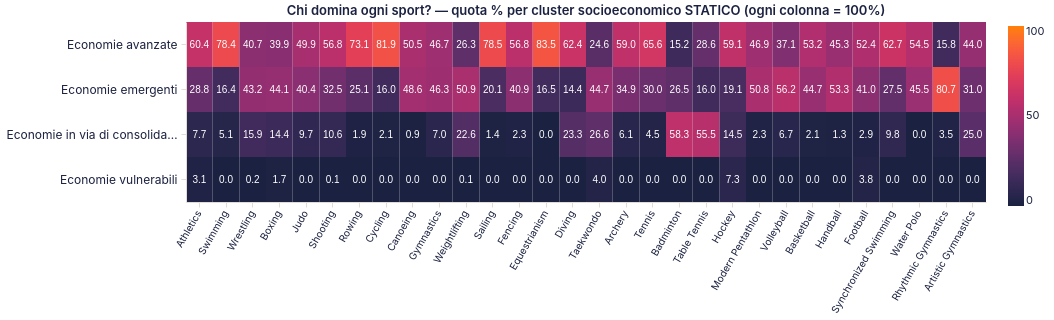

This figure's Vega-Lite source:
### Vega-Lite specification from a JSON file in a GitHub repository (floating-point values rounded to 4 significant figures)
{"$schema": "https://vega.github.io/schema/vega-lite/v5.20.1.json", "config": {"arc": {"fill": "#1b2140"}, "area": {"fill": "#1b2140", "fillOpacity": 0.15, "line": true}, "axis": {"domainColor": "#e2ddd4", "grid": true, "gridColor": "#e2ddd4", "gridWidth": 0.6, "labelAngle": 0, "labelColor": "#1b2140", "labelFont": "Inter, system-ui, -apple-system, BlinkMacSystemFont, 'Segoe UI', Roboto, sans-serif", "labelFontSize": 12, "labelFontWeight": 400, "labelPadding": 4, "tickColor": "#e2ddd4", "tickSize": 5, "titleColor": "#1b2140", "titleFont": "Inter, system-ui, -apple-system, BlinkMacSystemFont, 'Segoe UI', Roboto, sans-serif", "titleFontSize": 12, "titleFontWeight": 600}, "axisBand": {"grid": false}, "background": "transparent", "bar": {"fill": "#1b2140"}, "legend": {"labelColor": "#1b2140", "labelFont": "Inter, system-ui, -apple-system, BlinkMacSystemFont, 'Segoe UI', Roboto, sans-serif", "labelFontSize": 11, "padding": 4, "symbolType": "circle", "titleColor": "#1b2140", "titleFont": "Inter, system-ui, -apple-system, BlinkMacSystemFont, 'Segoe UI', Roboto, sans-serif", "titleFontSize": 12}, "line": {"stroke": "#1b2140", "strokeWidth": 2}, "mark": {"color": "#1b2140"}, "path": {"stroke": "#1b2140"}, "point": {"fill": "#1b2140", "filled": true}, "range": {"category": ["#1b2140", "#ff8009", "#9a0641", "#ffe34a", "#e7b6af", "#0088b0", "#e03830"]}, "rect": {"fill": "#1b2140"}, "shape": {"stroke": "#1b2140"}, "symbol": {"fill": "#1b2140"}, "title": {"anchor": "middle", "color": "#1b2140", "font": "Inter, system-ui, -apple-system, BlinkMacSystemFont, 'Segoe UI', Roboto, sans-serif", "fontSize": 13, "fontWeight": 600, "subtitleColor": "#1b2140", "subtitleFont": "Inter, system-ui, -apple-system, BlinkMacSystemFont, 'Segoe UI', Roboto, sans-serif"}, "view": {"continuousHeight": 300, "continuousWidth": 400, "fill": null, "stroke": null}}, "data": {"name": "data-d4f77821b7f784e88cecb1214688228e"}, "datasets": {"data-d4f77821b7f784e88cecb1214688228e": [{"cluster_label": "Economie avanzate", "pct_dello_sport": 58.96, "sport": "Archery"}, {"cluster_label": "Economie emergenti", "pct_dello_sport": 34.91, "sport": "Archery"}, {"cluster_label": "Economie in via di consolidamento", "pct_dello_sport": 6.132, "sport": "Archery"}, {"cluster_label": "Economie vulnerabili", "pct_dello_sport": 0.0, "sport": "Archery"}, {"cluster_label": "Economie avanzate", "pct_dello_sport": 44.05, "sport": "Artistic Gymnastics"}, {"cluster_label": "Economie emergenti", "pct_dello_sport": 30.95, "sport": "Artistic Gymnastics"}, {"cluster_label": "Economie in via di consolidamento", "pct_dello_sport": 25.0, "sport": "Artistic Gymnastics"}, {"cluster_label": "Economie vulnerabili", "pct_dello_sport": 0.0, "sport": "Artistic Gymnastics"}, {"cluster_label": "Economie avanzate", "pct_dello_sport": 60.36, "sport": "Athletics"}, {"cluster_label": "Economie emergenti", "pct_dello_sport": 28.82, "sport": "Athletics"}, {"cluster_label": "Economie in via di consolidamento", "pct_dello_sport": 7.744, "sport": "Athletics"}, {"cluster_label": "Economie vulnerabili", "pct_dello_sport": 3.078, "sport": "Athletics"}, {"cluster_label": "Economie avanzate", "pct_dello_sport": 15.15, "sport": "Badminton"}, {"cluster_label": "Economie emergenti", "pct_dello_sport": 26.52, "sport": "Badminton"}, {"cluster_label": "Economie in via di consolidamento", "pct_dello_sport": 58.33, "sport": "Badminton"}, {"cluster_label": "Economie vulnerabili", "pct_dello_sport": 0.0, "sport": "Badminton"}, {"cluster_label": "Economie avanzate", "pct_dello_sport": 53.19, "sport": "Basketball"}, {"cluster_label": "Economie emergenti", "pct_dello_sport": 44.68, "sport": "Basketball"}, {"cluster_label": "Economie in via di consolidamento", "pct_dello_sport": 2.128, "sport": "Basketball"}, {"cluster_label": "Economie vulnerabili", "pct_dello_sport": 0.0, "sport": "Basketball"}, {"cluster_label": "Economie avanzate", "pct_dello_sport": 39.88, "sport": "Boxing"}, {"cluster_label": "Economie emergenti", "pct_dello_sport": 44.07, "sport": "Boxing"}, {"cluster_label": "Economie in via di consolidamento", "pct_dello_sport": 14.36, "sport": "Boxing"}, {"cluster_label": "Economie vulnerabili", "pct_dello_sport": 1.695, "sport": "Boxing"}, {"cluster_label": "Economie avanzate", "pct_dello_sport": 50.47, "sport": "Canoeing"}, {"cluster_label": "Economie emergenti", "pct_dello_sport": 48.58, "sport": "Canoeing"}, {"cluster_label": "Economie in via di consolidamento", "pct_dello_sport": 0.9494, "sport": "Canoeing"}, {"cluster_label": "Economie vulnerabili", "pct_dello_sport": 0.0, "sport": "Canoeing"}, {"cluster_label": "Economie avanzate", "pct_dello_sport": 81.89, "sport": "Cycling"}, {"cluster_label": "Economie emergenti", "pct_dello_sport": 16.02, "sport": "Cycling"}, {"cluster_label": "Economie in via di consolidamento", "pct_dello_sport": 2.089, "sport": "Cycling"}, {"cluster_label": "Economie vulnerabili", "pct_dello_sport": 0.0, "sport": "Cycling"}, {"cluster_label": "Economie avanzate", "pct_dello_sport": 62.38, "sport": "Diving"}, {"cluster_label": "Economie emergenti", "pct_dello_sport": 14.36, "sport": "Diving"}, {"cluster_label": "Economie in via di consolidamento", "pct_dello_sport": 23.27, "sport": "Diving"}, {"cluster_label": "Economie vulnerabili", "pct_dello_sport": 0.0, "sport": "Diving"}, {"cluster_label": "Economie avanzate", "pct_dello_sport": 83.49, "sport": "Equestrianism"}, {"cluster_label": "Economie emergenti", "pct_dello_sport": 16.51, "sport": "Equestrianism"}, {"cluster_label": "Economie in via di consolidamento", "pct_dello_sport": 0.0, "sport": "Equestrianism"}, {"cluster_label": "Economie vulnerabili", "pct_dello_sport": 0.0, "sport": "Equestrianism"}, {"cluster_label": "Economie avanzate", "pct_dello_sport": 56.77, "sport": "Fencing"}, {"cluster_label": "Economie emergenti", "pct_dello_sport": 40.88, "sport": "Fencing"}, {"cluster_label": "Economie in via di consolidamento", "pct_dello_sport": 2.348, "sport": "Fencing"}, {"cluster_label": "Economie vulnerabili", "pct_dello_sport": 0.0, "sport": "Fencing"}, {"cluster_label": "Economie avanzate", "pct_dello_sport": 52.38, "sport": "Football"}, {"cluster_label": "Economie emergenti", "pct_dello_sport": 40.95, "sport": "Football"}, {"cluster_label": "Economie in via di consolidamento", "pct_dello_sport": 2.857, "sport": "Football"}, {"cluster_label": "Economie vulnerabili", "pct_dello_sport": 3.81, "sport": "Football"}, {"cluster_label": "Economie avanzate", "pct_dello_sport": 46.68, "sport": "Gymnastics"}, {"cluster_label": "Economie emergenti", "pct_dello_sport": 46.34, "sport": "Gymnastics"}, {"cluster_label": "Economie in via di consolidamento", "pct_dello_sport": 6.974, "sport": "Gymnastics"}, {"cluster_label": "Economie vulnerabili", "pct_dello_sport": 0.0, "sport": "Gymnastics"}, {"cluster_label": "Economie avanzate", "pct_dello_sport": 45.33, "sport": "Handball"}, {"cluster_label": "Economie emergenti", "pct_dello_sport": 53.33, "sport": "Handball"}, {"cluster_label": "Economie in via di consolidamento", "pct_dello_sport": 1.333, "sport": "Handball"}, {"cluster_label": "Economie vulnerabili", "pct_dello_sport": 0.0, "sport": "Handball"}, {"cluster_label": "Economie avanzate", "pct_dello_sport": 59.09, "sport": "Hockey"}, {"cluster_label": "Economie emergenti", "pct_dello_sport": 19.09, "sport": "Hockey"}, {"cluster_label": "Economie in via di consolidamento", "pct_dello_sport": 14.55, "sport": "Hockey"}, {"cluster_label": "Economie vulnerabili", "pct_dello_sport": 7.273, "sport": "Hockey"}, {"cluster_label": "Economie avanzate", "pct_dello_sport": 49.92, "sport": "Judo"}, {"cluster_label": "Economie emergenti", "pct_dello_sport": 40.38, "sport": "Judo"}, {"cluster_label": "Economie in via di consolidamento", "pct_dello_sport": 9.703, "sport": "Judo"}, {"cluster_label": "Economie vulnerabili", "pct_dello_sport": 0.0, "sport": "Judo"}, {"cluster_label": "Economie avanzate", "pct_dello_sport": 46.92, "sport": "Modern Pentathlon"}, {"cluster_label": "Economie emergenti", "pct_dello_sport": 50.77, "sport": "Modern Pentathlon"}, {"cluster_label": "Economie in via di consolidamento", "pct_dello_sport": 2.308, "sport": "Modern Pentathlon"}, {"cluster_label": "Economie vulnerabili", "pct_dello_sport": 0.0, "sport": "Modern Pentathlon"}, {"cluster_label": "Economie avanzate", "pct_dello_sport": 15.79, "sport": "Rhythmic Gymnastics"}, {"cluster_label": "Economie emergenti", "pct_dello_sport": 80.7, "sport": "Rhythmic Gymnastics"}, {"cluster_label": "Economie in via di consolidamento", "pct_dello_sport": 3.509, "sport": "Rhythmic Gymnastics"}, {"cluster_label": "Economie vulnerabili", "pct_dello_sport": 0.0, "sport": "Rhythmic Gymnastics"}, {"cluster_label": "Economie avanzate", "pct_dello_sport": 73.07, "sport": "Rowing"}, {"cluster_label": "Economie emergenti", "pct_dello_sport": 25.06, "sport": "Rowing"}, {"cluster_label": "Economie in via di consolidamento", "pct_dello_sport": 1.87, "sport": "Rowing"}, {"cluster_label": "Economie vulnerabili", "pct_dello_sport": 0.0, "sport": "Rowing"}, {"cluster_label": "Economie avanzate", "pct_dello_sport": 78.53, "sport": "Sailing"}, {"cluster_label": "Economie emergenti", "pct_dello_sport": 20.07, "sport": "Sailing"}, {"cluster_label": "Economie in via di consolidamento", "pct_dello_sport": 1.396, "sport": "Sailing"}, {"cluster_label": "Economie vulnerabili", "pct_dello_sport": 0.0, "sport": "Sailing"}, {"cluster_label": "Economie avanzate", "pct_dello_sport": 56.76, "sport": "Shooting"}, {"cluster_label": "Economie emergenti", "pct_dello_sport": 32.48, "sport": "Shooting"}, {"cluster_label": "Economie in via di consolidamento", "pct_dello_sport": 10.64, "sport": "Shooting"}, {"cluster_label": "Economie vulnerabili", "pct_dello_sport": 0.1109, "sport": "Shooting"}, {"cluster_label": "Economie avanzate", "pct_dello_sport": 78.41, "sport": "Swimming"}, {"cluster_label": "Economie emergenti", "pct_dello_sport": 16.44, "sport": "Swimming"}, {"cluster_label": "Economie in via di consolidamento", "pct_dello_sport": 5.145, "sport": "Swimming"}, {"cluster_label": "Economie vulnerabili", "pct_dello_sport": 0.0, "sport": "Swimming"}, {"cluster_label": "Economie avanzate", "pct_dello_sport": 62.75, "sport": "Synchronized Swimming"}, {"cluster_label": "Economie emergenti", "pct_dello_sport": 27.45, "sport": "Synchronized Swimming"}, {"cluster_label": "Economie in via di consolidamento", "pct_dello_sport": 9.804, "sport": "Synchronized Swimming"}, {"cluster_label": "Economie vulnerabili", "pct_dello_sport": 0.0, "sport": "Synchronized Swimming"}, {"cluster_label": "Economie avanzate", "pct_dello_sport": 28.57, "sport": "Table Tennis"}, {"cluster_label": "Economie emergenti", "pct_dello_sport": 15.97, "sport": "Table Tennis"}, {"cluster_label": "Economie in via di consolidamento", "pct_dello_sport": 55.46, "sport": "Table Tennis"}, {"cluster_label": "Economie vulnerabili", "pct_dello_sport": 0.0, "sport": "Table Tennis"}, {"cluster_label": "Economie avanzate", "pct_dello_sport": 24.62, "sport": "Taekwondo"}, {"cluster_label": "Economie emergenti", "pct_dello_sport": 44.72, "sport": "Taekwondo"}, {"cluster_label": "Economie in via di consolidamento", "pct_dello_sport": 26.63, "sport": "Taekwondo"}, {"cluster_label": "Economie vulnerabili", "pct_dello_sport": 4.02, "sport": "Taekwondo"}, {"cluster_label": "Economie avanzate", "pct_dello_sport": 65.59, "sport": "Tennis"}, {"cluster_label": "Economie emergenti", "pct_dello_sport": 29.96, "sport": "Tennis"}, {"cluster_label": "Economie in via di consolidamento", "pct_dello_sport": 4.453, "sport": "Tennis"}, {"cluster_label": "Economie vulnerabili", "pct_dello_sport": 0.0, "sport": "Tennis"}, {"cluster_label": "Economie avanzate", "pct_dello_sport": 37.08, "sport": "Volleyball"}, {"cluster_label": "Economie emergenti", "pct_dello_sport": 56.18, "sport": "Volleyball"}, {"cluster_label": "Economie in via di consolidamento", "pct_dello_sport": 6.742, "sport": "Volleyball"}, {"cluster_label": "Economie vulnerabili", "pct_dello_sport": 0.0, "sport": "Volleyball"}, {"cluster_label": "Economie avanzate", "pct_dello_sport": 54.46, "sport": "Water Polo"}, {"cluster_label": "Economie emergenti", "pct_dello_sport": 45.54, "sport": "Water Polo"}, {"cluster_label": "Economie in via di consolidamento", "pct_dello_sport": 0.0, "sport": "Water Polo"}, {"cluster_label": "Economie vulnerabili", "pct_dello_sport": 0.0, "sport": "Water Polo"}, {"cluster_label": "Economie avanzate", "pct_dello_sport": 26.35, "sport": "Weightlifting"}, {"cluster_label": "Economie emergenti", "pct_dello_sport": 50.9, "sport": "Weightlifting"}, {"cluster_label": "Economie in via di consolidamento", "pct_dello_sport": 22.6, "sport": "Weightlifting"}, {"cluster_label": "Economie vulnerabili", "pct_dello_sport": 0.1497, "sport": "Weightlifting"}, {"cluster_label": "Economie avanzate", "pct_dello_sport": 40.74, "sport": "Wrestling"}, {"cluster_label": "Economie emergenti", "pct_dello_sport": 43.19, "sport": "Wrestling"}, {"cluster_label": "Economie in via di consolidamento", "pct_dello_sport": 15.86, "sport": "Wrestling"}, {"cluster_label": "Economie vulnerabili", "pct_dello_sport": 0.2163, "sport": "Wrestling"}]}, "height": 180, "layer": [{"encoding": {"color": {"field": "pct_dello_sport", "scale": {"domain": [0, 100], "range": ["#1b2140", "#ff8009"]}, "title": null, "type": "quantitative"}, "tooltip": [{"field": "cluster_label", "title": "Cluster", "type": "nominal"}, {"field": "sport", "title": "Sport", "type": "nominal"}, {"field": "pct_dello_sport", "format": ".1f", "title": "% medaglie nello sport", "type": "quantitative"}], "x": {"axis": {"labelAngle": -60, "labelFontSize": 10}, "field": "sport", "sort": ["Athletics", "Swimming", "Wrestling", "Boxing", "Judo", "Shooting", "Rowing", "Cycling", "Canoeing", "Gymnastics", "Weightlifting", "Sailing", "Fencing", "Equestrianism", "Diving", "Taekwondo", "Archery", "Tennis", "Badminton", "Table Tennis", "Hockey", "Modern Pentathlon", "Volleyball", "Basketball", "Handball", "Football", "Synchronized Swimming", "Water Polo", "Rhythmic Gymnastics", "Artistic Gymnastics"], "title": null, "type": "nominal"}, "y": {"field": "cluster_label", "sort": ["Economie avanzate", "Economie emergenti", "Economie in via di consolidamento", "Economie vulnerabili"], "title": null, "type": "nominal"}}, "mark": {"type": "rect"}, "name": "view_57"}, {"encoding": {"color": {"condition": {"test": "(datum.pct_dello_sport > 50)", "value": "white"}, "value": "white"}, "text": {"field": "pct_dello_sport", "format": ".1f", "type": "quantitative"}, "x": {"axis": {"labelAngle": -60, "labelFontSize": 10}, "field": "sport", "sort": ["Athletics", "Swimming", "Wrestling", "Boxing", "Judo", "Shooting", "Rowing", "Cycling", "Canoeing", "Gymnastics", "Weightlifting", "Sailing", "Fencing", "Equestrianism", "Diving", "Taekwondo", "Archery", "Tennis", "Badminton", "Table Tennis", "Hockey", "Modern Pentathlon", "Volleyball", "Basketball", "Handball", "Football", "Synchronized Swimming", "Water Polo", "Rhythmic Gymnastics", "Artistic Gymnastics"], "title": null, "type": "nominal"}, "y": {"field": "cluster_label", "sort": ["Economie avanzate", "Economie emergenti", "Economie in via di consolidamento", "Economie vulnerabili"], "title": null, "type": "nominal"}}, "mark": {"baseline": "middle", "fontSize": 10, "type": "text"}}], "params": [{"bind": "scales", "name": "param_29", "select": {"encodings": ["x", "y"], "type": "interval"}, "views": ["view_57"]}], "title": "Chi domina ogni sport? — quota % per cluster socioeconomico STATICO (ogni colonna = 100%)", "width": 800}
